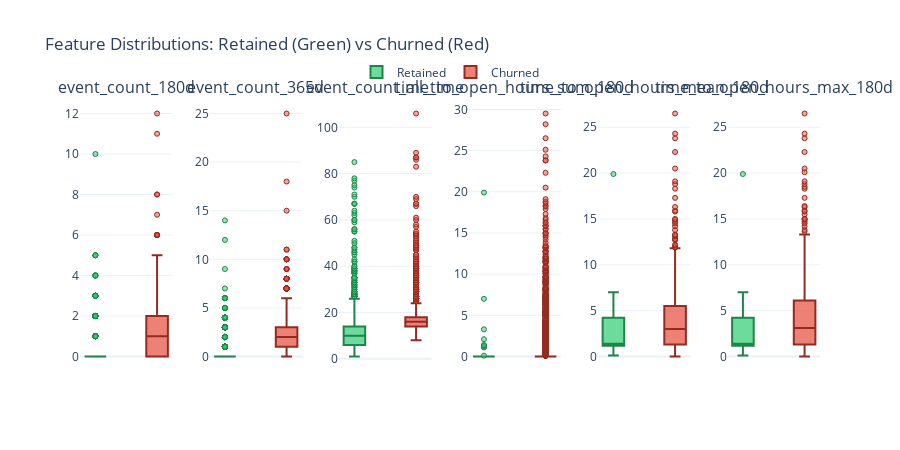

This figure's notebook cell:
### Markdown cell above
### Interpreting Effect Sizes (Cohen's d)

| Effect Size | Interpretation | What It Means for Modeling |
|-------------|----------------|---------------------------|
| \|d\| ≥ 0.8 | Large | Strong discriminator - prioritize this feature |
| \|d\| = 0.5-0.8 | Medium | Useful predictor - include in model |
| \|d\| = 0.2-0.5 | Small | Weak but may help in combination with others |
| \|d\| < 0.2 | Negligible | Limited predictive value alone |

**🎯 Actionable Insights:**
- **Features with large effects** are your best predictors - ensure they're included in your model
- **Direction matters**: "Higher in retained" means customers with high values tend to stay; use this for threshold-based business rules
- **Features with small/negligible effects** may still be useful in combination or as interaction terms

**⚠️ Cautions:**
- Effect size assumes roughly normal distributions - check skewness in notebook 03
- Large effects could be due to confounding variables - validate with domain knowledge
- Correlation ≠ causation: high engagement may not *cause* retention

### Box Plot Visualization

**📈 How to Read the Box Plots Below:**
- **Well-separated boxes** (little/no overlap) → Feature clearly distinguishes retained vs churned
- **Different medians** (center lines at different heights) → Groups have different typical values
- **Many outliers in one group** → May indicate subpopulations worth investigating

### Code cell
# Box Plots: Visual comparison of distributions
if findings.target_column and findings.target_column in df.columns:
    target = findings.target_column
    
    feature_cols = [
        name for name, col in findings.columns.items()
        if col.inferred_type in [ColumnType.NUMERIC_CONTINUOUS, ColumnType.NUMERIC_DISCRETE]
        and name != target
        and name not in TEMPORAL_METADATA_COLS
    ]
    
    if feature_cols:
        # Create box plots - one subplot per feature for better control
        n_features = min(len(feature_cols), 6)
        
        fig = make_subplots(
            rows=1, cols=n_features,
            subplot_titles=feature_cols[:n_features],
            horizontal_spacing=0.05
        )
        
        for i, col in enumerate(feature_cols[:n_features]):
            col_num = i + 1
            
            # Retained (1) - Green
            retained_data = df[df[target] == 1][col].dropna()
            fig.add_trace(
                go.Box(
                    y=retained_data,
                    name='Retained',
                    fillcolor='rgba(46, 204, 113, 0.7)',
                    line=dict(color='#1e8449', width=2),
                    marker=dict(
                        color='rgba(46, 204, 113, 0.5)',  # Light green outliers
                        size=5,
                        line=dict(color='#1e8449', width=1)
                    ),
                    boxpoints='outliers',
                    width=0.35,
                    showlegend=(i == 0),
                    legendgroup='retained',
                    offsetgroup='retained'
                ),
                row=1, col=col_num
            )
            
            # Churned (0) - Red
            churned_data = df[df[target] == 0][col].dropna()
            fig.add_trace(
                go.Box(
                    y=churned_data,
                    name='Churned',
                    fillcolor='rgba(231, 76, 60, 0.7)',
                    line=dict(color='#922b21', width=2),
                    marker=dict(
                        color='rgba(231, 76, 60, 0.5)',  # Light red outliers
                        size=5,
                        line=dict(color='#922b21', width=1)
                    ),
                    boxpoints='outliers',
                    width=0.35,
                    showlegend=(i == 0),
                    legendgroup='churned',
                    offsetgroup='churned'
                ),
                row=1, col=col_num
            )
        
        fig.update_layout(
            height=450,
            title_text="Feature Distributions: Retained (Green) vs Churned (Red)",
            template='plotly_white',
            showlegend=True,
            legend=dict(orientation="h", yanchor="bottom", y=1.05, xanchor="center", x=0.5),
            boxmode='group',
            boxgap=0.3,
            boxgroupgap=0.1
        )
        
        # Center the boxes by removing x-axis tick labels (title is above each subplot)
        fig.update_xaxes(showticklabels=False)
        
        display_figure(fig)
        
        # Print mean comparison
        print("\n📊 MEAN COMPARISON BY RETENTION STATUS:")
        print("-" * 70)
        for col in feature_cols[:n_features]:
            retained_mean = df[df[target] == 1][col].mean()
            churned_mean = df[df[target] == 0][col].mean()
            diff_pct = ((retained_mean - churned_mean) / churned_mean * 100) if churned_mean != 0 else 0
            print(f"  {col}:")
            print(f"     Retained: {retained_mean:.2f}  |  Churned: {churned_mean:.2f}  |  Diff: {diff_pct:+.1f}%")

### Figure 1 — Plotly figure (JSON) as saved in the notebook; plotly's stock layout.template omitted (floating-point values rounded to 4 significant figures; data arrays with more than 128 entries replaced by an {"elided": "..."} marker saying what was removed)
{"data": [{"boxpoints": "outliers", "fillcolor": "rgba(46, 204, 113, 0.7)", "legendgroup": "retained", "line": {"color": "#1e8449", "width": 2}, "marker": {"color": "rgba(46, 204, 113, 0.5)", "line": {"color": "#1e8449", "width": 1}, "size": 5}, "name": "Retained", "offsetgroup": "retained", "showlegend": true, "type": "box", "width": 0.35, "xaxis": "x", "y": {"elided": "1973 int values"}, "yaxis": "y"}, {"boxpoints": "outliers", "fillcolor": "rgba(231, 76, 60, 0.7)", "legendgroup": "churned", "line": {"color": "#922b21", "width": 2}, "marker": {"color": "rgba(231, 76, 60, 0.5)", "line": {"color": "#922b21", "width": 1}, "size": 5}, "name": "Churned", "offsetgroup": "churned", "showlegend": true, "type": "box", "width": 0.35, "xaxis": "x", "y": {"elided": "3025 int values"}, "yaxis": "y"}, {"boxpoints": "outliers", "fillcolor": "rgba(46, 204, 113, 0.7)", "legendgroup": "retained", "line": {"color": "#1e8449", "width": 2}, "marker": {"color": "rgba(46, 204, 113, 0.5)", "line": {"color": "#1e8449", "width": 1}, "size": 5}, "name": "Retained", "offsetgroup": "retained", "showlegend": false, "type": "box", "width": 0.35, "xaxis": "x2", "y": {"elided": "1973 int values"}, "yaxis": "y2"}, {"boxpoints": "outliers", "fillcolor": "rgba(231, 76, 60, 0.7)", "legendgroup": "churned", "line": {"color": "#922b21", "width": 2}, "marker": {"color": "rgba(231, 76, 60, 0.5)", "line": {"color": "#922b21", "width": 1}, "size": 5}, "name": "Churned", "offsetgroup": "churned", "showlegend": false, "type": "box", "width": 0.35, "xaxis": "x2", "y": {"elided": "3025 int values"}, "yaxis": "y2"}, {"boxpoints": "outliers", "fillcolor": "rgba(46, 204, 113, 0.7)", "legendgroup": "retained", "line": {"color": "#1e8449", "width": 2}, "marker": {"color": "rgba(46, 204, 113, 0.5)", "line": {"color": "#1e8449", "width": 1}, "size": 5}, "name": "Retained", "offsetgroup": "retained", "showlegend": false, "type": "box", "width": 0.35, "xaxis": "x3", "y": {"elided": "1973 int values"}, "yaxis": "y3"}, {"boxpoints": "outliers", "fillcolor": "rgba(231, 76, 60, 0.7)", "legendgroup": "churned", "line": {"color": "#922b21", "width": 2}, "marker": {"color": "rgba(231, 76, 60, 0.5)", "line": {"color": "#922b21", "width": 1}, "size": 5}, "name": "Churned", "offsetgroup": "churned", "showlegend": false, "type": "box", "width": 0.35, "xaxis": "x3", "y": {"elided": "3025 int values"}, "yaxis": "y3"}, {"boxpoints": "outliers", "fillcolor": "rgba(46, 204, 113, 0.7)", "legendgroup": "retained", "line": {"color": "#1e8449", "width": 2}, "marker": {"color": "rgba(46, 204, 113, 0.5)", "line": {"color": "#1e8449", "width": 1}, "size": 5}, "name": "Retained", "offsetgroup": "retained", "showlegend": false, "type": "box", "width": 0.35, "xaxis": "x4", "y": {"elided": "1973 float values"}, "yaxis": "y4"}, {"boxpoints": "outliers", "fillcolor": "rgba(231, 76, 60, 0.7)", "legendgroup": "churned", "line": {"color": "#922b21", "width": 2}, "marker": {"color": "rgba(231, 76, 60, 0.5)", "line": {"color": "#922b21", "width": 1}, "size": 5}, "name": "Churned", "offsetgroup": "churned", "showlegend": false, "type": "box", "width": 0.35, "xaxis": "x4", "y": {"elided": "3025 float values"}, "yaxis": "y4"}, {"boxpoints": "outliers", "fillcolor": "rgba(46, 204, 113, 0.7)", "legendgroup": "retained", "line": {"color": "#1e8449", "width": 2}, "marker": {"color": "rgba(46, 204, 113, 0.5)", "line": {"color": "#1e8449", "width": 1}, "size": 5}, "name": "Retained", "offsetgroup": "retained", "showlegend": false, "type": "box", "width": 0.35, "xaxis": "x5", "y": [1.2, 19.9, 3.3, 1.4, 1.1, 0.1, 1.3, 7.0, 2.1], "yaxis": "y5"}, {"boxpoints": "outliers", "fillcolor": "rgba(231, 76, 60, 0.7)", "legendgroup": "churned", "line": {"color": "#922b21", "width": 2}, "marker": {"color": "rgba(231, 76, 60, 0.5)", "line": {"color": "#922b21", "width": 1}, "size": 5}, "name": "Churned", "offsetgroup": "churned", "showlegend": false, "type": "box", "width": 0.35, "xaxis": "x5", "y": {"elided": "675 float values"}, "yaxis": "y5"}, {"boxpoints": "outliers", "fillcolor": "rgba(46, 204, 113, 0.7)", "legendgroup": "retained", "line": {"color": "#1e8449", "width": 2}, "marker": {"color": "rgba(46, 204, 113, 0.5)", "line": {"color": "#1e8449", "width": 1}, "size": 5}, "name": "Retained", "offsetgroup": "retained", "showlegend": false, "type": "box", "width": 0.35, "xaxis": "x6", "y": [1.2, 19.9, 3.3, 1.4, 1.1, 0.1, 1.3, 7.0, 2.1], "yaxis": "y6"}, {"boxpoints": "outliers", "fillcolor": "rgba(231, 76, 60, 0.7)", "legendgroup": "churned", "line": {"color": "#922b21", "width": 2}, "marker": {"color": "rgba(231, 76, 60, 0.5)", "line": {"color": "#922b21", "width": 1}, "size": 5}, "name": "Churned", "offsetgroup": "churned", "showlegend": false, "type": "box", "width": 0.35, "xaxis": "x6", "y": {"elided": "675 float values"}, "yaxis": "y6"}], "layout": {"annotations": [{"font": {"size": 16}, "showarrow": false, "text": "event_count_180d", "x": 0.0625, "xanchor": "center", "xref": "paper", "y": 1, "yanchor": "bottom", "yref": "paper"}, {"font": {"size": 16}, "showarrow": false, "text": "event_count_365d", "x": 0.2375, "xanchor": "center", "xref": "paper", "y": 1, "yanchor": "bottom", "yref": "paper"}, {"font": {"size": 16}, "showarrow": false, "text": "event_count_all_time", "x": 0.4125, "xanchor": "center", "xref": "paper", "y": 1, "yanchor": "bottom", "yref": "paper"}, {"font": {"size": 16}, "showarrow": false, "text": "time_to_open_hours_sum_180d", "x": 0.5875, "xanchor": "center", "xref": "paper", "y": 1, "yanchor": "bottom", "yref": "paper"}, {"font": {"size": 16}, "showarrow": false, "text": "time_to_open_hours_mean_180d", "x": 0.7625, "xanchor": "center", "xref": "paper", "y": 1, "yanchor": "bottom", "yref": "paper"}, {"font": {"size": 16}, "showarrow": false, "text": "time_to_open_hours_max_180d", "x": 0.9375, "xanchor": "center", "xref": "paper", "y": 1, "yanchor": "bottom", "yref": "paper"}], "boxgap": 0.3, "boxgroupgap": 0.1, "boxmode": "group", "height": 450, "legend": {"orientation": "h", "x": 0.5, "xanchor": "center", "y": 1.05, "yanchor": "bottom"}, "showlegend": true, "title": {"text": "Feature Distributions: Retained (Green) vs Churned (Red)"}, "xaxis": {"anchor": "y", "domain": [0, 0.125], "showticklabels": false}, "xaxis2": {"anchor": "y2", "domain": [0.175, 0.3], "showticklabels": false}, "xaxis3": {"anchor": "y3", "domain": [0.35, 0.475], "showticklabels": false}, "xaxis4": {"anchor": "y4", "domain": [0.525, 0.65], "showticklabels": false}, "xaxis5": {"anchor": "y5", "domain": [0.7, 0.825], "showticklabels": false}, "xaxis6": {"anchor": "y6", "domain": [0.875, 1], "showticklabels": false}, "yaxis": {"anchor": "x", "domain": [0, 1]}, "yaxis2": {"anchor": "x2", "domain": [0, 1]}, "yaxis3": {"anchor": "x3", "domain": [0, 1]}, "yaxis4": {"anchor": "x4", "domain": [0, 1]}, "yaxis5": {"anchor": "x5", "domain": [0, 1]}, "yaxis6": {"anchor": "x6", "domain": [0, 1]}}}
